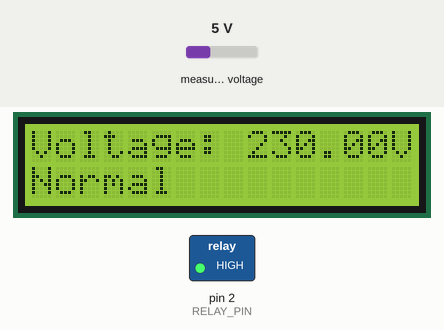
The sketch below on a simulated Arduino Uno, built with avr-gcc and run on an emulated ATmega328P. Parts: 16×2 character LCD, switched loads named in the sketch (green lamp = pin HIGH). The test bench sets the inputs (shaded band); at power-on: measured voltage 5 V. What the sketch prints to the serial monitor is not drawn.

Above: at 3.2 s.
3.3 s: measured voltage set to 5.2 V
At 5.5 s:
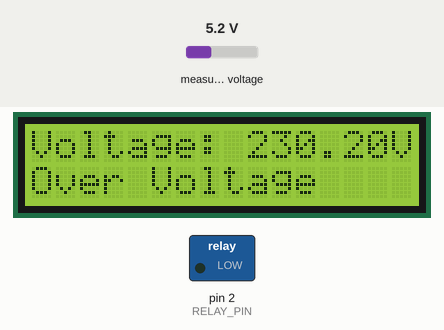
6.4 s: measured voltage set to 0.3 V
At 7.9 s:
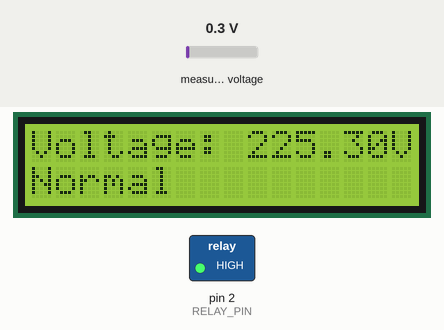
8.5 s: measured voltage set to 3.8 V
At 10.4 s:
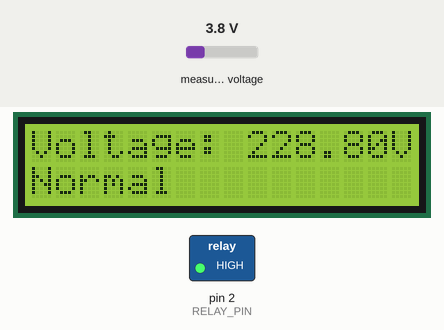
Timing chart, 0 to 11.9 s (numbered marks = the images above; inputs shaded):
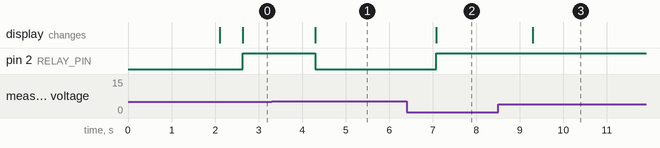

The sketch:

Over_Voltgae_and_Under_Voltage_Protection.ino
```cpp
#include <Wire.h>
#include <LiquidCrystal_I2C.h>
#include <ZMPT101B.h>

// Set the LCD address to 0x27 for a 16 chars and 2 line display
LiquidCrystal_I2C lcd(0x27, 16, 2);

#define SENSITIVITY 500.0f
#define RELAY_PIN 2 // Define the relay control pin

// ZMPT101B sensor output connected to ADC pin 34
// and the voltage source frequency is 50 Hz.
ZMPT101B voltageSensor(34, 50.0);
void setup() {
  Serial.begin(115200);
  // Change the sensitivity value based on value you got from the calibrate
  // example.
  voltageSensor.setSensitivity(SENSITIVITY);

  lcd.begin();   // initialize the LCD
  lcd.backlight();  // Turn on the blacklight and print a message.

  // Set up the relay pin as output
  pinMode(RELAY_PIN, OUTPUT);
  digitalWrite(RELAY_PIN, LOW); // Turn relay off initially
   // Display initial message on LCD
  lcd.setCursor(0, 0);
  lcd.print("Voltage Monitor");
  delay(2000);
  lcd.clear();
}

void loop() {
  // read the voltage and then print via Serial
  float voltage = voltageSensor.getRmsVoltage();
  Serial.println(voltage);

  // Display voltage on the LCD
  delay(500);
  lcd.clear();
  lcd.setCursor(0, 0);
  lcd.print("Voltage: ");
  lcd.print(voltage);
  lcd.print("V "); // Clear any trailing characters
    // Check for under-voltage or over-voltage conditions
  if (voltage < 180.0) {
    lcd.setCursor(0, 1);
    lcd.print("Under Voltage ");
    digitalWrite(RELAY_PIN, LOW); // Turn relay off
  } else if (voltage > 230.0) {
    lcd.setCursor(0, 1);
    lcd.print("Over Voltage  ");
    digitalWrite(RELAY_PIN, LOW); // Turn relay off
  } else {
    lcd.setCursor(0, 1);
    lcd.print("Normal         ");
    digitalWrite(RELAY_PIN, HIGH); // Turn relay on
  }
}
```

Measured:
- the behaviour switches between 5 and 5.1 V on measured voltage (found by bisection; images 0 and 1)
- after the input at 3.3 s, pin 2 (RELAY_PIN): HIGH → LOW after 1.0 s; the display: changes after 1.0 s (image 1)
- after the input at 6.4 s, pin 2 (RELAY_PIN): LOW → HIGH after 0.68 s; the display: changes after 0.68 s (image 2)
- after the input at 8.5 s, the display: changes after 0.80 s (image 3)
